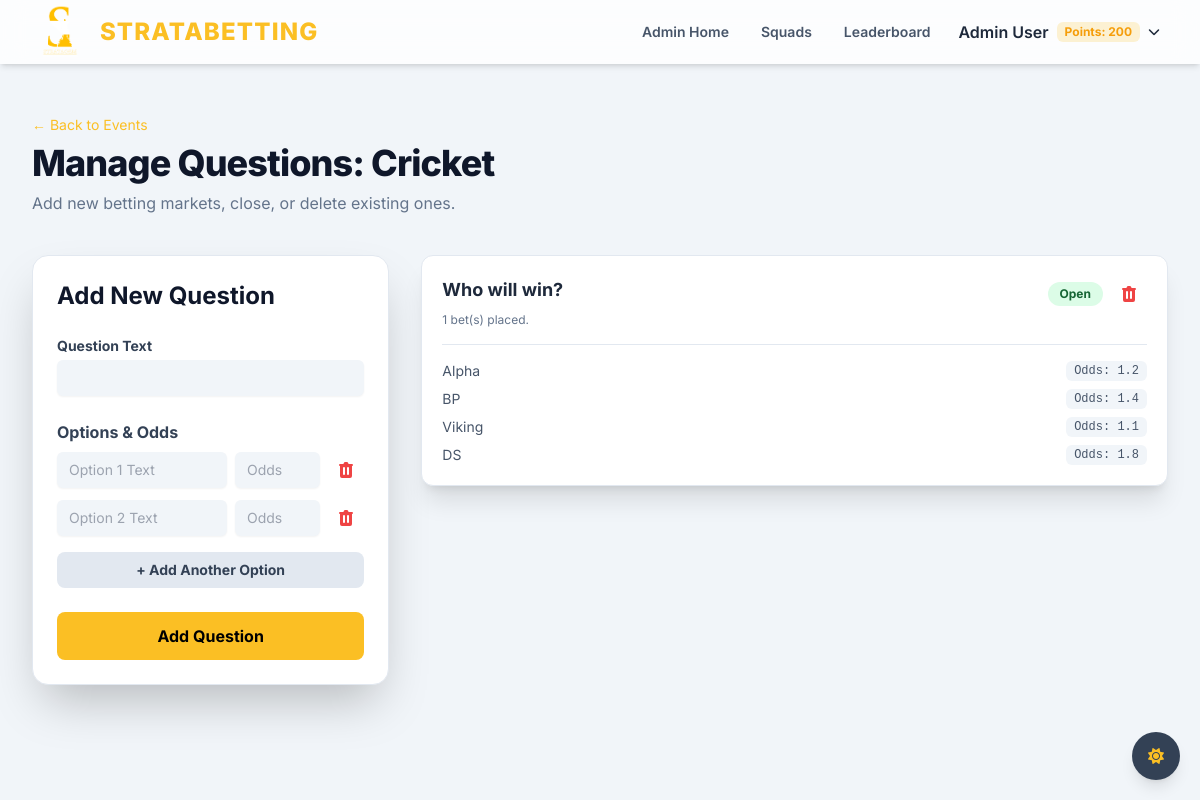
The page /admin/questions/1 (signed in) on the database as committed earlier.
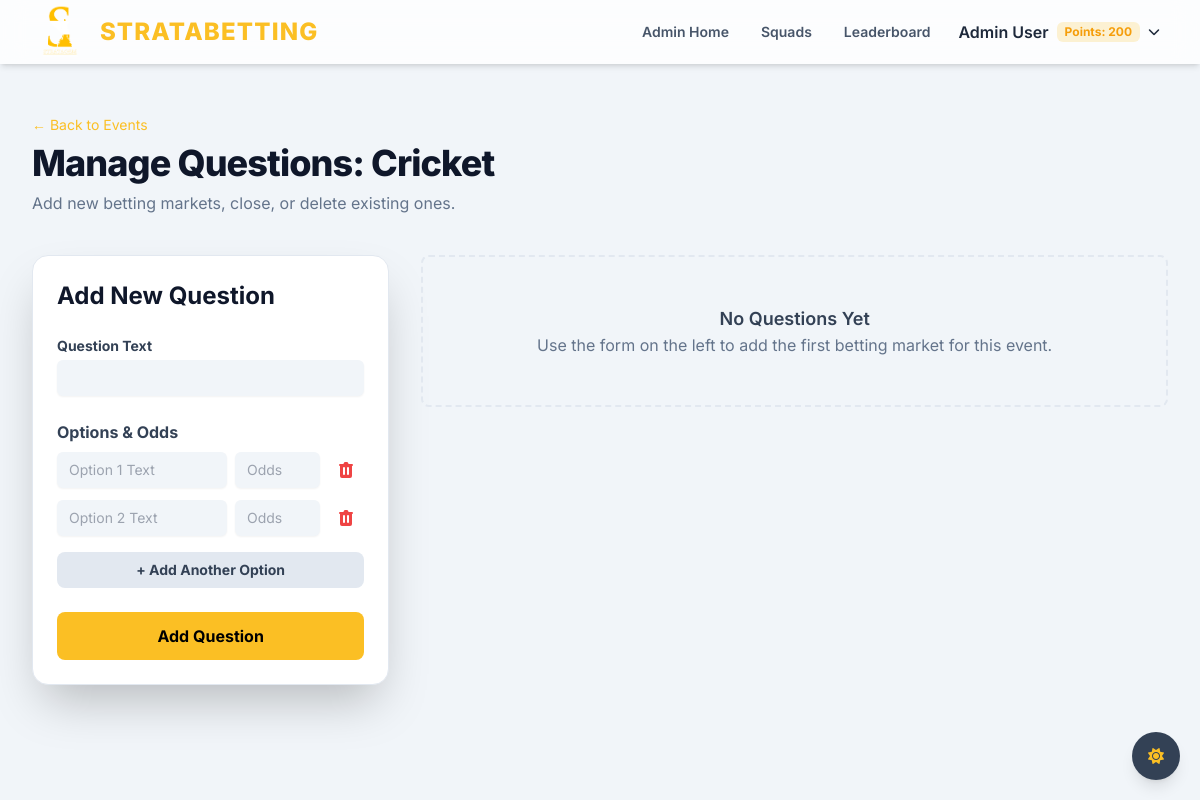
The same page on the database as committed later.
### app.py (models this page shows, shortened)
class Question(db.Model):
    id = db.Column(db.Integer, primary_key=True)
    event_id = db.Column(db.Integer, db.ForeignKey('event.id'), nullable=False)
    text = db.Column(db.String(255), nullable=False)
    is_open = db.Column(db.Boolean, nullable=False, default=True)
    winning_option_id = db.Column(db.Integer, db.ForeignKey('option.id'), nullable=True)
    options = db.relationship('Option', foreign_keys='Option.question_id', backref='question', lazy=True, cascade="all, delete-orphan")
    winning_option = db.relationship('Option', foreign_keys=[winning_option_id])
    bets = db.relationship('Bet', backref='question', lazy=True, cascade="all, delete-orphan")

class Option(db.Model):
    id = db.Column(db.Integer, primary_key=True)
    question_id = db.Column(db.Integer, db.ForeignKey('question.id'), nullable=False)
    text = db.Column(db.String(100), nullable=False)
    odds = db.Column(db.Float, nullable=False, default=1.8)

### app.py (the view)
    def decorated_function(*args, **kwargs):
        user = get_current_user()
        if not user or not user.is_admin:
            flash("You do not have permission to access this page.", "danger")
            return redirect(url_for('login'))
        return f(*args, **kwargs)

### app.py (called while the page is built)
def get_current_user():
    if 'roll_number' in session:
        return User.query.get(session['roll_number'])
    return None

def admin_required(f):
    def decorated_function(*args, **kwargs):
        user = get_current_user()
        if not user or not user.is_admin:
            flash("You do not have permission to access this page.", "danger")
            return redirect(url_for('login'))
        return f(*args, **kwargs)
    decorated_function.__name__ = f.__name__
    return decorated_function

@app.route('/admin/questions/<int:event_id>')
@admin_required
def manage_questions(event_id):
    user = get_current_user()
    event = Event.query.get_or_404(event_id)
    return render_template('admin/questions.html', user=user, event=event)

### templates/admin/questions.html (shortened to what the changed rows need)
{% extends "base.html" %}
{% block content %}
<div class="mb-10">
    <h1 class="text-4xl font-extrabold text-slate-900 dark:text-white tracking-tight">Manage Questions: {{ event.name }}
    </h1>
</div>
<div class="grid grid-cols-1 lg:grid-cols-3 gap-8">
    <div class="lg:col-span-2 space-y-4">
        {% for question in event.questions %}
        <div class="bg-white dark:bg-gray-800 shadow-xl rounded-xl p-5 border border-slate-200 dark:border-gray-700">
            <div class="flex justify-between items-start">
                <div>
                    <p class="font-bold text-lg text-slate-800 dark:text-slate-100">{{ question.text }}</p>
                    <p class="text-xs text-slate-500 dark:text-slate-400 mt-2">{{ question.bets|length }} bet(s) placed.
                    </p>
                </div>
                <div class="flex-shrink-0 ml-4 flex items-center space-x-2">
                    <a href="{{ url_for('toggle_question_status', question_id=question.id) }}"
                        class="text-xs font-bold px-3 py-1 rounded-full {{ 'bg-green-100 text-green-800 dark:bg-green-500/20 dark:text-green-300' if question.is_open else 'bg-red-100 text-red-800 dark:bg-red-500/20 dark:text-red-300' }}">
                        {{ 'Open' if question.is_open else 'Closed' }}
                    </a>
                    <form method="POST" action="{{ url_for('delete_question', question_id=question.id) }}"
                        onsubmit="return confirm('Are you sure you want to permanently delete this question and all its bets? This action cannot be undone.');">
                        <button type="submit"
                            class="p-2 rounded-full text-red-500 hover:bg-red-100 dark:hover:bg-red-900/50 transition-colors"
                            aria-label="Delete question">
                        </button>
                    </form>
                </div>
            </div>
            <div class="mt-4 border-t border-slate-200 dark:border-gray-700 pt-4">
                <ul class="space-y-2 text-sm">
                    {% for option in question.options %}
                    <li class="flex justify-between text-slate-600 dark:text-slate-300">
                        <span>{{ option.text }}</span>
                        <span class="font-mono bg-slate-100 dark:bg-gray-700 px-2 py-0.5 rounded-md text-xs">Odds: {{
                            option.odds }}</span>
                    </li>
                    {% endfor %}
                </ul>
            </div>
        </div>
        {% else %}
        <div class="text-center py-12 px-6 border-2 border-dashed border-slate-200 dark:border-gray-700 rounded-lg">
            <h3 class="text-lg font-semibold text-slate-700 dark:text-slate-300">No Questions Yet</h3>
            <p class="text-slate-500 dark:text-slate-400">Use the form on the left to add the first betting market for
                this event.</p>
        </div>
        {% endfor %}
    </div>
</div>
{% endblock %}

Rows that differ between the two databases and show on the page:
removed Question: text "Who will win?", bets|length "1", is_open "Open"
removed Option: text "Alpha", odds "1.2"
removed Option: text "BP", odds "1.4"
removed Option: text "Viking", odds "1.1"
removed Option: text "DS", odds "1.8"
Other text that changed with them:
text now shown: "No Questions Yet Use the form on the left to add the first betting market for this event."
